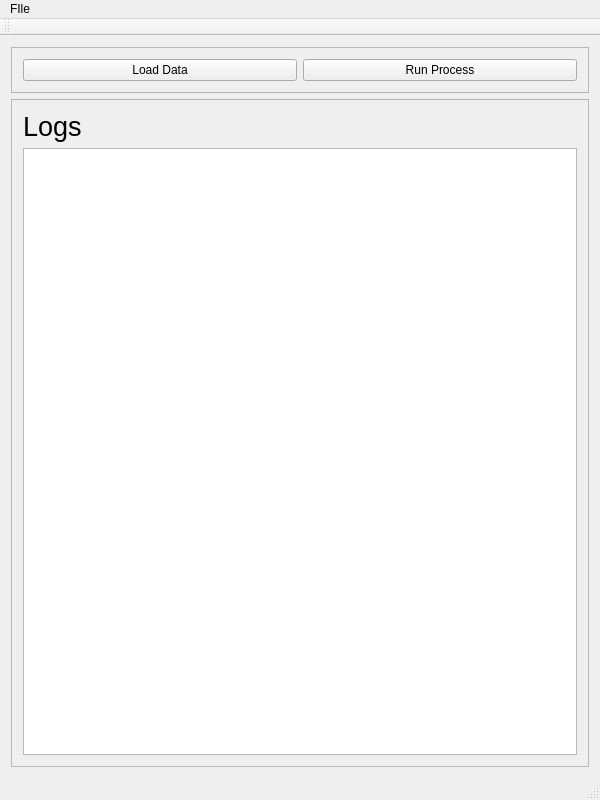
<?xml version="1.0" encoding="UTF-8"?>
<ui version="4.0">
 <class>GUIClass</class>
 <widget class="QMainWindow" name="GUIClass">
  <property name="geometry">
   <rect>
    <x>0</x>
    <y>0</y>
    <width>600</width>
    <height>800</height>
   </rect>
  </property>
  <property name="windowTitle">
   <string>GUI</string>
  </property>
  <widget class="QWidget" name="centralWidget">
   <layout class="QGridLayout" name="gridLayout_3">
    <item row="0" column="0">
     <widget class="QFrame" name="PushButtonsFrame">
      <property name="frameShape">
       <enum>QFrame::StyledPanel</enum>
      </property>
      <property name="frameShadow">
       <enum>QFrame::Raised</enum>
      </property>
      <layout class="QGridLayout" name="gridLayout_2">
       <item row="0" column="0">
        <widget class="QPushButton" name="LoadDataPushButton">
         <property name="text">
          <string>Load Data</string>
         </property>
        </widget>
       </item>
       <item row="0" column="1">
        <widget class="QPushButton" name="RunProcessPushButton">
         <property name="text">
          <string>Run Process</string>
         </property>
        </widget>
       </item>
      </layout>
     </widget>
    </item>
    <item row="1" column="0">
     <widget class="QFrame" name="LogsFrame">
      <property name="frameShape">
       <enum>QFrame::StyledPanel</enum>
      </property>
      <property name="frameShadow">
       <enum>QFrame::Raised</enum>
      </property>
      <layout class="QGridLayout" name="gridLayout">
       <item row="0" column="0">
        <widget class="QLabel" name="LogsLabel">
         <property name="font">
          <font>
           <pointsize>20</pointsize>
          </font>
         </property>
         <property name="text">
          <string>Logs</string>
         </property>
        </widget>
       </item>
       <item row="1" column="0">
        <widget class="QTextEdit" name="LogsTextEdit">
         <property name="enabled">
          <bool>true</bool>
         </property>
         <property name="readOnly">
          <bool>true</bool>
         </property>
        </widget>
       </item>
      </layout>
     </widget>
    </item>
   </layout>
  </widget>
  <widget class="QMenuBar" name="menuBar">
   <property name="geometry">
    <rect>
     <x>0</x>
     <y>0</y>
     <width>600</width>
     <height>18</height>
    </rect>
   </property>
   <widget class="QMenu" name="menuPlik">
    <property name="title">
     <string>FIle</string>
    </property>
    <addaction name="actionNowy"/>
   </widget>
   <addaction name="menuPlik"/>
  </widget>
  <widget class="QToolBar" name="mainToolBar">
   <attribute name="toolBarArea">
    <enum>TopToolBarArea</enum>
   </attribute>
   <attribute name="toolBarBreak">
    <bool>false</bool>
   </attribute>
  </widget>
  <widget class="QStatusBar" name="statusBar"/>
  <action name="actionNowy">
   <property name="text">
    <string>New</string>
   </property>
  </action>
 </widget>
 <layoutdefault spacing="6" margin="11"/>
 <resources>
  <include location="GUI.qrc"/>
 </resources>
 <connections/>
</ui>
